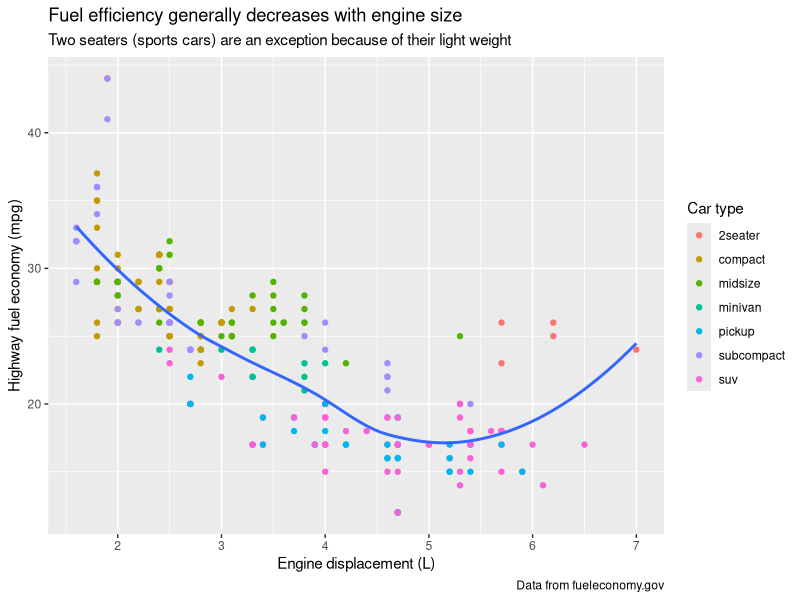
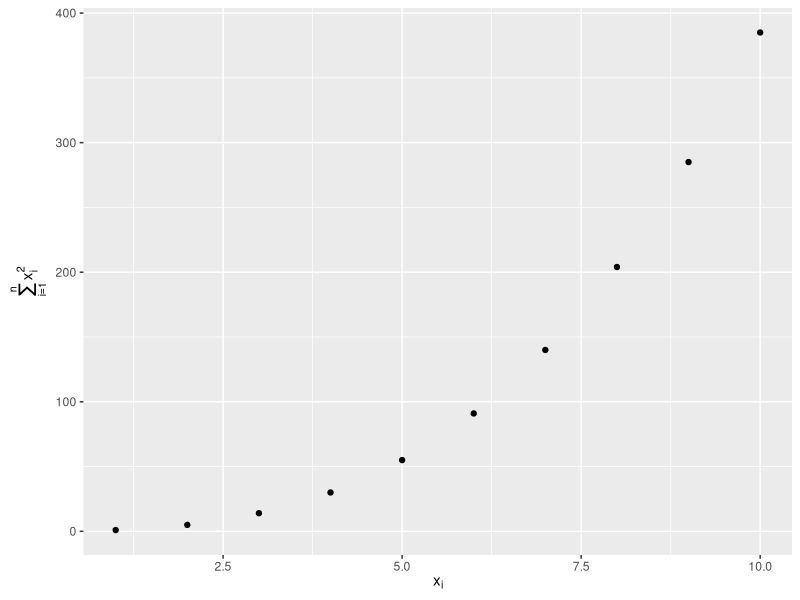
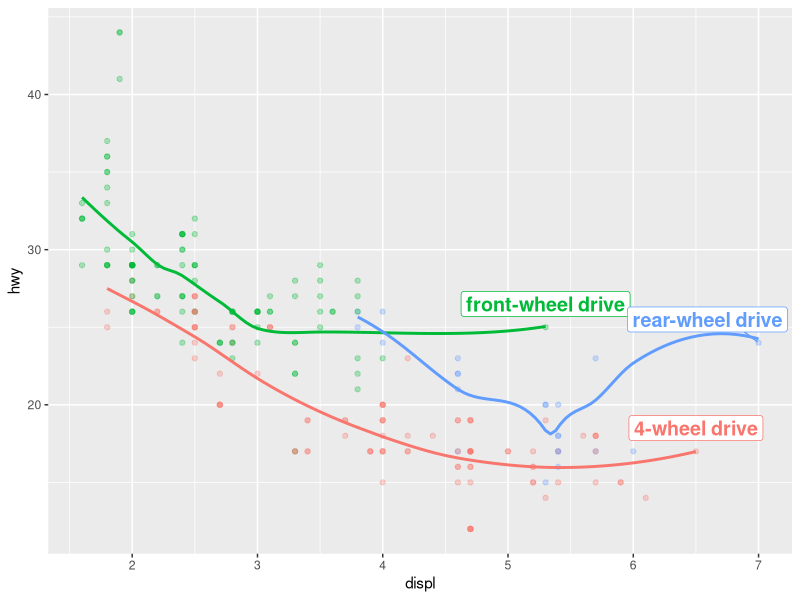
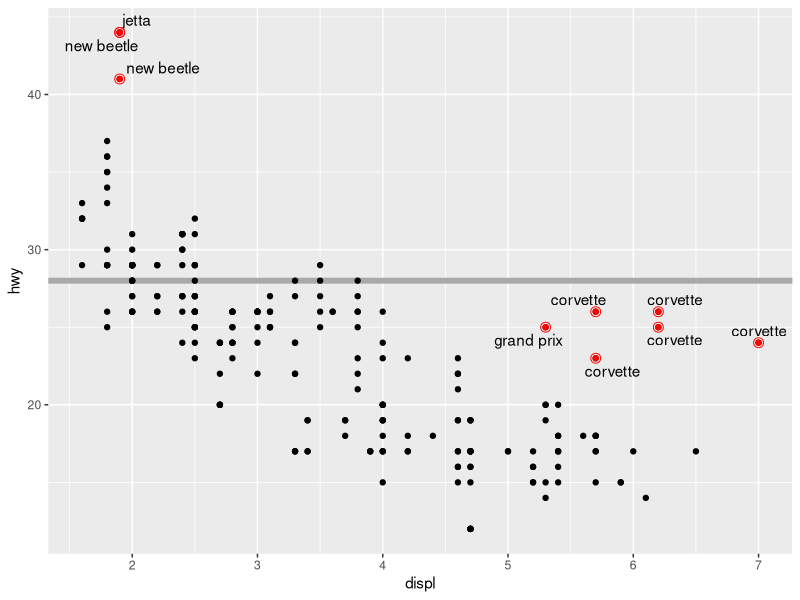
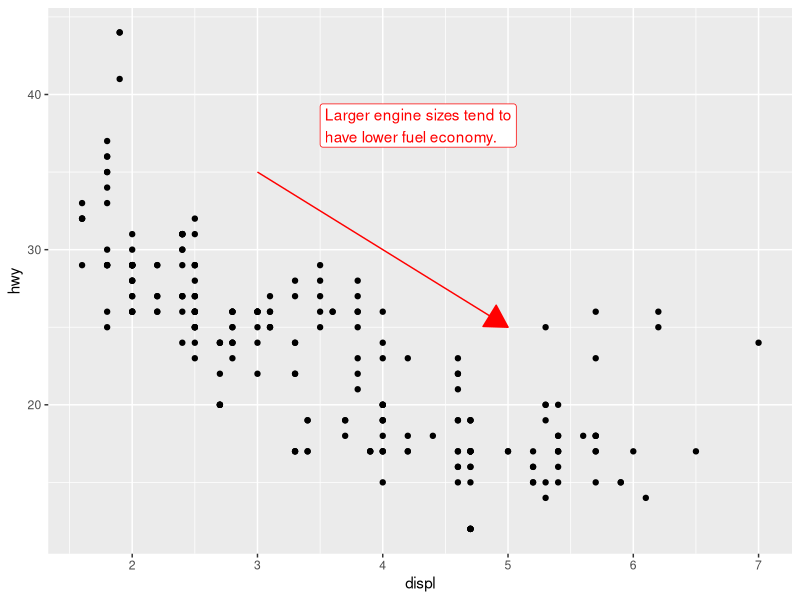
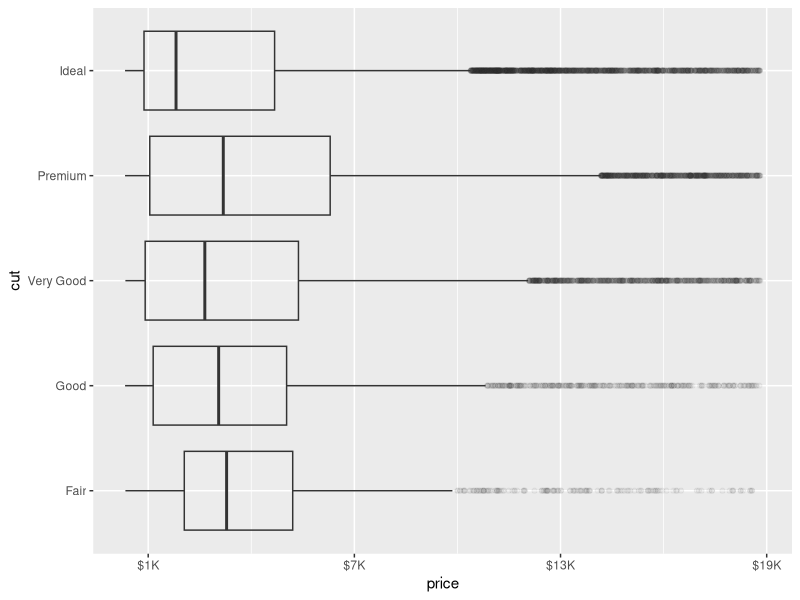
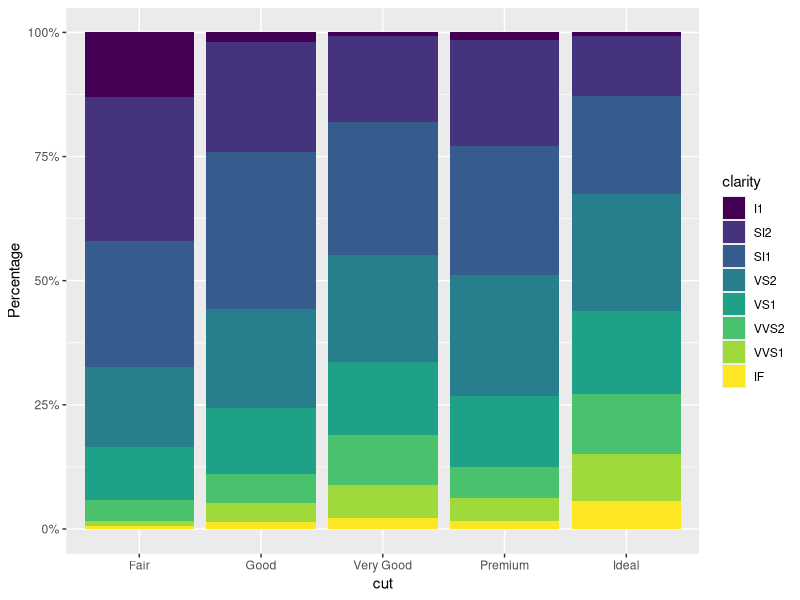
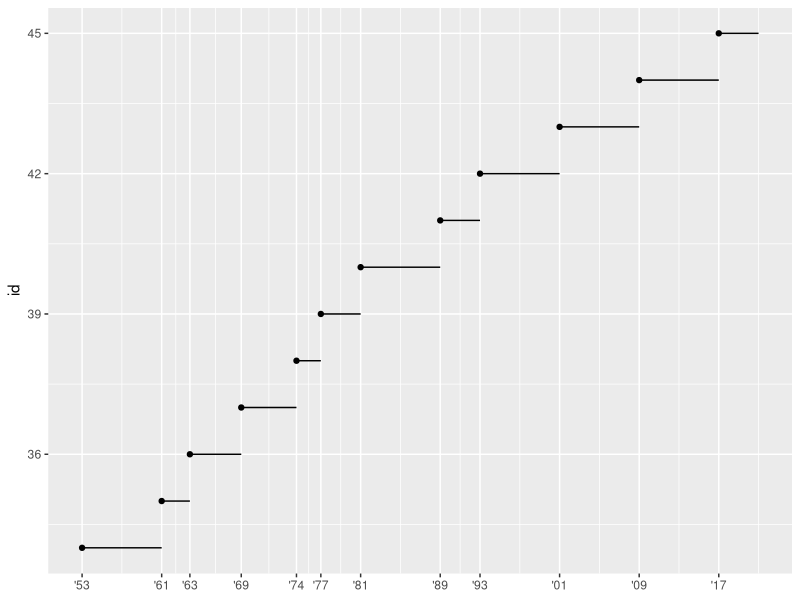

R code for these plots, in order:
## ---- chunk 1
library(tidyverse)
library(scales)
library(ggrepel)
library(patchwork)
## ---- chunk 2
ggplot(mpg, aes(x=displ, y=hwy)) +
  geom_point(aes(color=class)) +
  geom_smooth(se=FALSE) +
  labs(
    x = "Engine displacement (L)",
    y = "Highway fuel economy (mpg)",
    color = "Car type",
    title = "Fuel efficiency generally decreases with engine size",
    subtitle = "Two seaters (sports cars) are an exception because of their light weight",
    caption = "Data from fueleconomy.gov"
  )
## ---- chunk 3
df <- tibble(
  x = 1:10,
  y = cumsum(x^2)
)

ggplot(df, aes(x, y)) +
  geom_point() +
  labs(
    x = quote(x[i]),
    y = quote(sum(x[i]^2, i==1, n))
  )
## ---- chunk 4
label_info <- mpg |> 
  group_by(drv) |> 
  arrange(desc(displ)) |> 
  slice_head(n=1) |> 
  mutate(
    drive_type = case_when(
      drv == "f" ~ "front-wheel drive",
      drv == "r" ~ "rear-wheel drive",
      drv == "4" ~ "4-wheel drive"
    )
  ) |> 
  select(displ, hwy, drv, drive_type)

ggplot(mpg, aes(x = displ, y = hwy, color = drv)) +
  geom_point(alpha = 0.3) +
  geom_smooth(se = FALSE) +
  geom_label_repel(
    data = label_info,
    aes(x = displ, y = hwy, label = drive_type),
    fontface = "bold", size=5, nudge_y = 1.5
  ) +
  theme(legend.position = "none")
## ---- chunk 5
potential_outliers <- mpg |> 
  filter(hwy > 40 | (hwy > 20 & displ > 5))

ggplot(mpg, aes(x = displ, y = hwy)) +
  geom_hline(yintercept = 28, color = "dark gray", linewidth = 2) +
  geom_point() +
  geom_text_repel(data = potential_outliers, aes(label = model)) +
  geom_point(data = potential_outliers, color = "red") +
  geom_point(
    data = potential_outliers,
    color = "red", size = 3, shape = "circle open"
  )
## ---- chunk 6
trend_text <- "Larger engine sizes tend to have lower fuel economy." |> 
  str_wrap(width = 30)

ggplot(mpg, aes(x = displ, y = hwy)) +
  geom_point() +
  annotate(
    geom = "label", x = 3.5, y = 38,
    label = trend_text,
    hjust = "left",
    color = "red"
  ) +
  annotate(
    geom = "segment",
    x = 3, y = 35, xend = 5, yend = 25, color = "red",
    arrow = arrow(type = "closed")
  )
## ---- chunk 7
ggplot(diamonds, aes(x = price, y = cut)) +
  geom_boxplot(alpha = 0.05) +
  scale_x_continuous(
    labels = label_dollar(scale = 1/1000, suffix = "K"),
    breaks = seq(1000, 19000, by = 6000)
  )
## ---- chunk 8
ggplot(diamonds, aes(x = cut, fill = clarity)) +
  geom_bar(position = "fill") +
  scale_y_continuous(name = "Percentage", labels = label_percent())
## ---- chunk 9
presidential |> 
  mutate(id = 33 + row_number()) |> 
  ggplot(aes(x = start, y = id)) +
  geom_point() +
  geom_segment(aes(xend = end, yend = id)) +
  scale_x_date(name = NULL, breaks = presidential$start, date_labels = "'%y")
## ---- chunk 10
ggplot(diamonds, aes(x = log10(carat), y = log10(price))) +
  geom_bin2d()
## ---- chunk 11
ggplot(diamonds, aes(x = carat, y = price)) +
  geom_bin2d() +
  scale_x_log10() +
  scale_y_log10()
## ---- chunk 12
ggplot(mpg, aes(x = displ, y = hwy)) +
  geom_point(aes(color = drv, shape = drv)) +
  scale_color_brewer(palette = "Set1")
## ---- chunk 13
presidential |> 
  mutate(id = 33 + row_number()) |> 
  ggplot(aes(x = start, y = id, color = party)) +
  geom_point() +
  geom_segment(aes(xend = end, yend = id)) +
  scale_x_date(name = NULL, breaks = presidential$start, date_labels = "'%y")
## ---- chunk 14
ggplot(mpg, aes(x = displ, y = hwy)) +
  geom_point(aes(color = class)) +
  geom_smooth(se = FALSE) +
  theme_bw()
## ---- chunk 15
p1 <- ggplot(mpg, aes(x = displ, y = hwy)) +
  geom_point() +
  labs(title = "Plot 1")

p2 <- ggplot(mpg, aes(x = drv, y = hwy)) +
  geom_boxplot() +
  labs(title = "Plot 2")

p3 <- ggplot(mpg, aes(x = cty, y = hwy)) +
  geom_point() +
  labs(title = "Plot 3")

(p1 | p3) / p2
